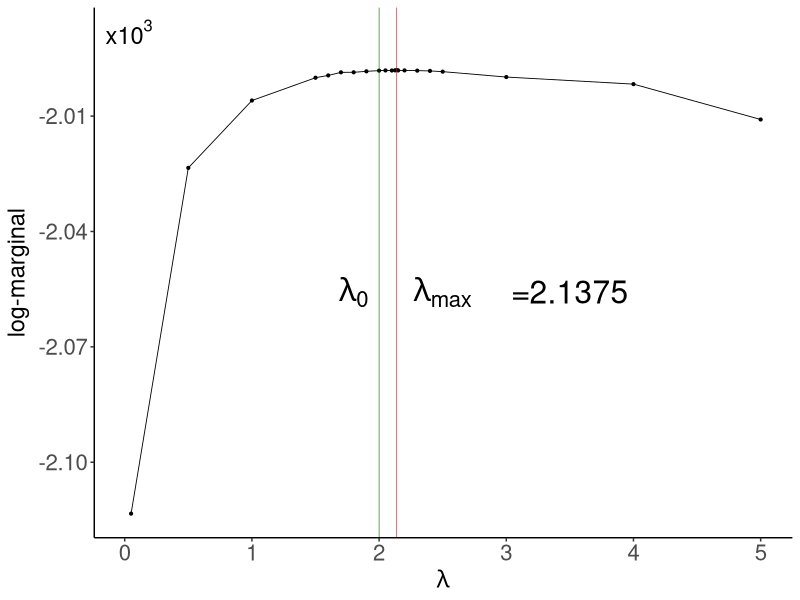

Source code (R):
library(ggplot2)
########### n = 150, p =10

lambda = c(0.05,0.5,1,1.5,1.6,1.7,1.8,1.9,2,2.05,2.1,2.125,2.1375,2.15,2.2,2.3,2.4,2.5,3,4,5)
marginal_likelihood = c(-2.113368,-2.023465,-2.005955,-2.000028,-1.999431,-1.998625,-1.998618,-1.998365,-1.998182,
                        -1.998132,-1.998153,-1.998108,-1.998062,-1.998127,-1.998127,
                        -1.998186,-1.998257,-1.998446,-1.999851,-2.001690,-2.01089)

rm_marginal_likeli = mean(range(marginal_likelihood))
#sd_marginal = c(0.69,0.29,0.24,0.13,0.1,0.1,0.09,0.11,0.09,0.09,0.07,0.06,0.06,0.08,0.08,0.08,0.05,0.08,0.08,0.06)
#library(ggplot2)

log_marginal_data = as.data.frame(cbind(lambda, marginal_likelihood))

temp_label_1 = "lambda[0]"
temp_label_2 = "lambda[max]"
y_axis_label = "~x10^3"
ggplot(log_marginal_data, aes(x=lambda, y = marginal_likelihood))+geom_line(lwd = 0.3)+geom_point(size=0.75)+
  xlab(expression(lambda))+ylab(expression("log-marginal" ))+theme_classic()+
  geom_vline(xintercept = 2, size = 0.2, color ="darkgreen")+
  geom_vline(xintercept = 2.1375, size = 0.2, color ="red")+
  annotate("text", x = 2.5, y = rm_marginal_likeli, label = temp_label_2,parse = TRUE,size =8)+
  annotate("text", x = 3.5, y = rm_marginal_likeli, label = "=2.1375", size = 8)+
  annotate("text", x = 0.01, y =max(marginal_likelihood)+0.01, label = y_axis_label, parse=TRUE, size = 6)+
  annotate("text", x = 1.8, y = rm_marginal_likeli, label = temp_label_1, parse = TRUE, size =8)+#ggtitle(expression("log-marginal x"~10^3 ~"vs."~ lambda ~", under BGL when p=10, n = 150."))+ 
  theme(plot.title = element_text(hjust = 0.5))+
  theme(plot.title = element_text(hjust = 0.5))+
  theme(axis.text.x = element_text(size=16),
        axis.text.y = element_text(size=16),
        axis.title.x = element_text(size=17),
        axis.title.y = element_text(size=17))


lambda_max = lambda[which(marginal_likelihood == max(marginal_likelihood))]
lambda_max_idx = which(marginal_likelihood == max(marginal_likelihood))
if(length(lambda_max_idx)>1){
  lambda_max_idx = lambda_max_idx[1]
}

marginal_likelihood_diff = marginal_likelihood[lambda_max_idx] - marginal_likelihood
bf_favourable = marginal_likelihood_diff*1e3>1.10
lambda_not_favourable = lambda[!bf_favourable]
lambda_not_favourable

BF_test_likeli = c(-2.113368,-2.023465,-2.005955,-2.000028,-1.998446,-1.999851,-2.001690,-2.01089)
BF_test_likeli_diff = marginal_likelihood[lambda_max_idx] - BF_test_likeli
length(BF_test_likeli)
BF_test_likeli_diff*1e3
sum(BF_test_likeli_diff*1e3>1.10)
lambda_vec_H0_compar = c(0.05,0.5,1,1.5,2.5,3,4,5)
lambda_vec_H0_compar
